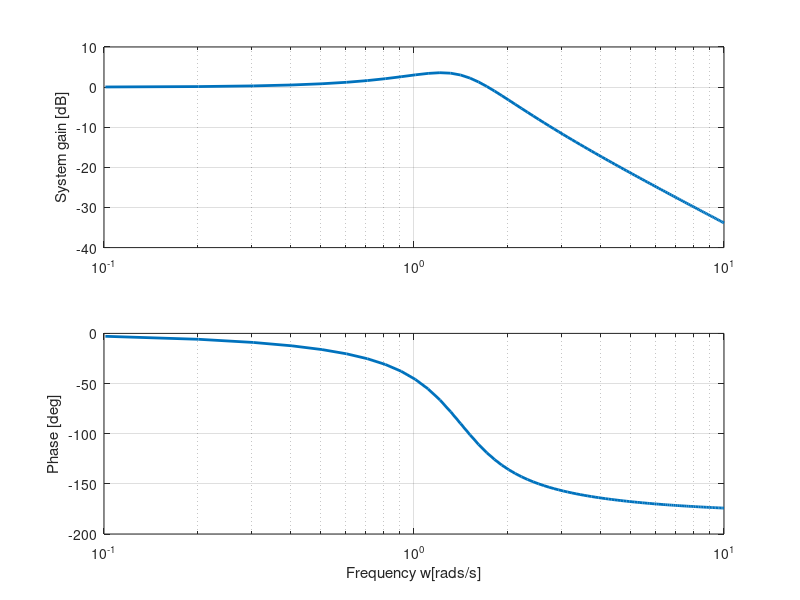

The MATLAB source for this figure:



N = 100; % number of points
w = linspace(0,10,N); % equally spaced frequencies
G = zeros(N,1); % vector to store gain
P = zeros(N,1); % vector to store phase
for i=1:N
    s = w(i)*j; % 
    H = 2/(s^2+s+2); % Evaluate H(jw)
    G(i) = abs(H); % Absolute value of complex number
    P(i) = angle(H);
end
figure(2)
subplot(2,1,1)
semilogx(w,20*log10(G),'Linewidth',2)
grid on
ylabel('System gain [dB]')
subplot(2,1,2)
semilogx(w,180/pi*P,'Linewidth',2)
grid on
xlabel('Frequency w[rads/s]')
ylabel('Phase [deg]')
